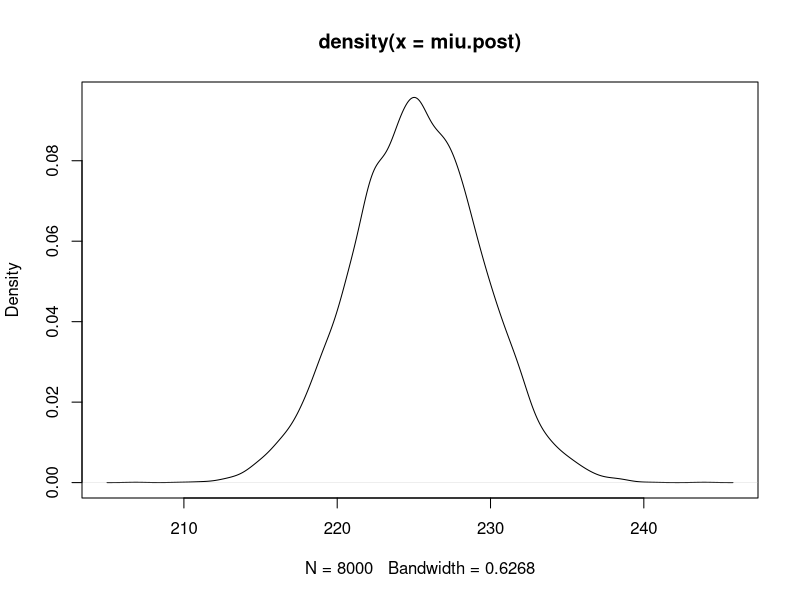

The R source for this figure:
##################################
#    eBay Selling Prices (1)     #
##################################
set.seed(2020)

prices = c(212,249,250,240,210,234,195,199,222,213,233,251)
prices.sum = sum(prices)
N = length(prices)

my.delta = 220; my.alpha = 1100; my.beta = 250000 # hyper-parameters
tot.draws <- 10000 # num_of samples

miu.init = 0; sigma.init = 1
miu.vec = c(miu.init, rep(NULL, times = tot.draws))
sigma.vec = c(sigma.init, rep(NULL, times = tot.draws))

for (j in 2:(tot.draws+1)){
  miu.vec[j] = rnorm(n=1, mean=(my.delta + prices.sum)/(N+1), sd=sigma.vec[j-1]/sqrt(N+1))
  inv_sigma2 = rgamma(n=1, shape=my.alpha+(N+1)/2, rate=my.beta+((miu.vec[j-1]-my.delta)^2)/2+sum((prices - miu.vec[j-1])^2)/2)
  sigma.vec[j] = 1/sqrt(inv_sigma2)
}

# Remove initial values:
miu.vec = miu.vec[-1]
sigma.vec = sigma.vec[-1]

# remove first 2000 sampled values as "burn-in":
miu.post = miu.vec[-(1:2000)]
sigma.post = sigma.vec[-(1:2000)]

## Posterior summary for miu:
plot(density(miu.post))  # plot of estimated posterior for theta
mean(miu.post)  # Posterior mean of the other 8000 sampled theta values
quantile(miu.post, probs=c(0.025,0.975) )  # approximate 95% quantile-based interval for theta
